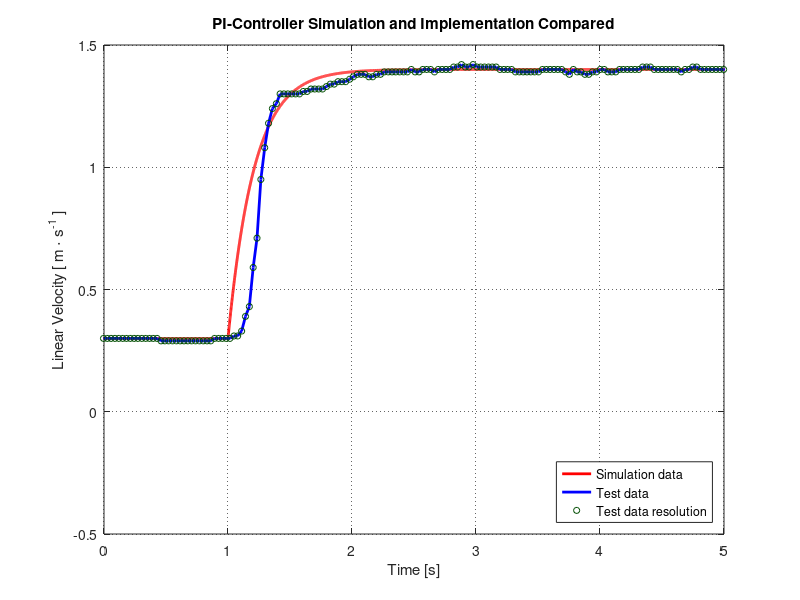

Source code (MATLAB):
clear all
close all;
clc;

%csvwrite('simulationPImultiStep.csv', ScopeData6);
simData = csvread('simulationPI.csv', 0, 0);
simData(:,1) = simData(:,1)-2

data = csvread('LOG00217.csv');%, 0, 0); 18 to 22    use step 16
data(:,1) = (data(:,1)-4035)/1000;

plot( simData(:,1), simData(:,2), 'r', 'LineWidth', 2);
hold on;
plot( data(:,1), data(:,2), 'b', 'LineWidth', 2);
scatter( data(:,1), data(:,2), 20, [0 .3 0], 'o' );

%Title and axis labels added
title('PI-Controller Simulation and Implementation Compared')
xlabel('Time [s]')
ylabel('Linear Velocity [ m \cdot s^{-1} ]')

legend('Simulation data','Test data', 'Test data resolution', 'Location', 'southeast')

xlim([ 0 5 ]);

grid on
set(gca,'GridLineStyle',':', 'GridColor', 'k', 'GridAlpha', .6)
